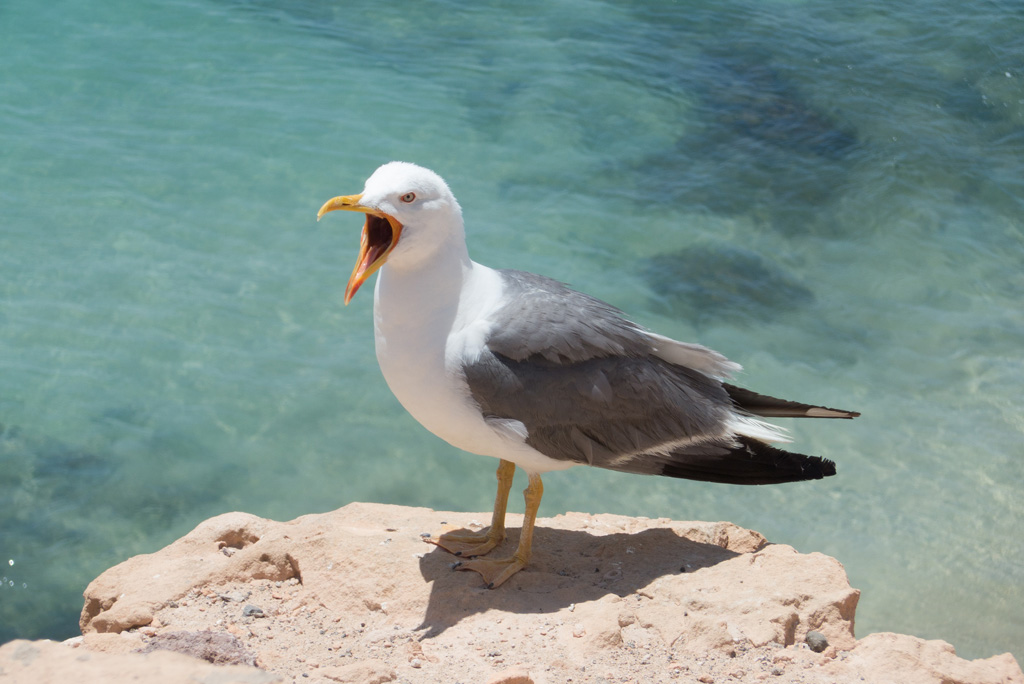
#> input picture data/kamome_PD.jpg, 1024 x 684 px, given in place of kamome_PD.png, which was not available
$ python makenurie.py
#> lines starting #> are read from the running program, lines starting #| are printed output that depends on the picture; after the words box and inside, x2 and y2 are one past the last pixel; in counts of white or black regions, pixels touching at a corner belong together; pictures that were not available may be replaced by others from this repository, and a replacement may not be noted
# coding:utf-8

import sys
import cv2
import numpy as np


def list_equal(a, b, n):
    for i in range(n):
        if a[i] != b[i]:
            return 1
    return 0

#　加工した画像を入力に最終的な塗り絵画像を出力したい
def makenurie(filename):
#> called with filename = './data/kamome_PD.png'
    img_src = cv2.imread(filename, 1)
#> img_src is the input picture: shape (684, 1024, 3); mean B, G, R 143.6, 148.2, 127.1
    print(img_src.shape)
#| (684, 1024, 3)
    width, height, ch = img_src.shape
#> width = 684; height = 1024; ch = 3
    img_dst = np.ones((width, height))*255

    size = tuple(np.array([img_src.shape[1], img_src.shape[0]]))
#> size = (1024, 684)
    matrix = [[1, 0, 1],
                [0, 1, 0]]
    affine_matrix = np.float32(matrix)
    img_left = cv2.warpAffine(img_src, affine_matrix, size, flags=cv2.INTER_LINEAR)
    img_left[:,0,:] = img_src[:,0,:]
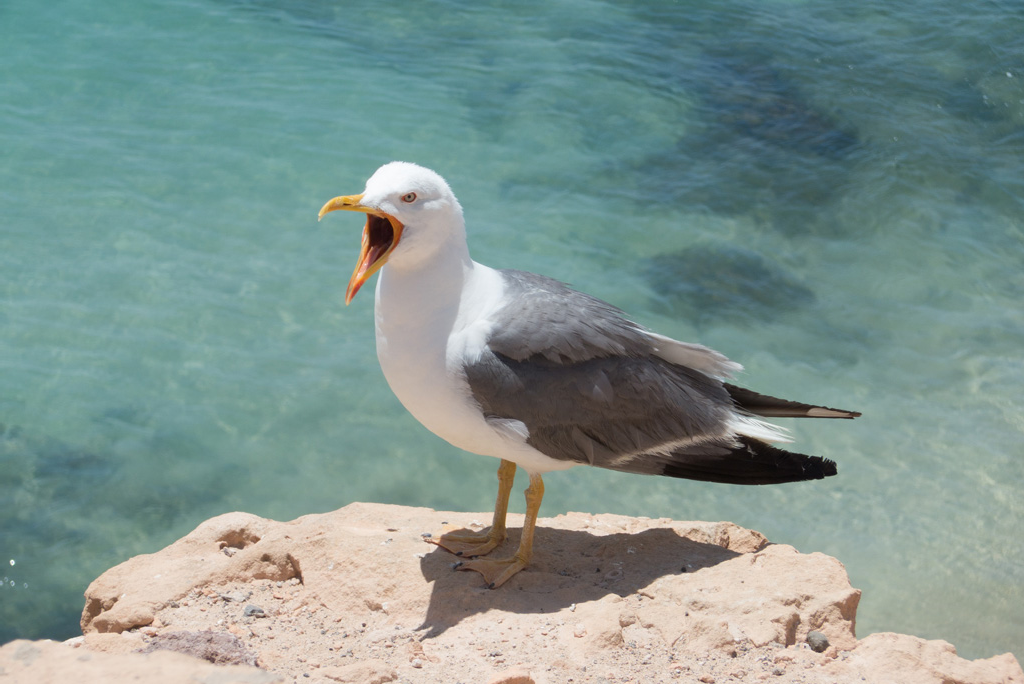
#> img_left: shape (684, 1024, 3); mean B, G, R 143.6, 148.2, 127.1

    matrix = [[1, 0, -1],
                [0, 1, 0]]
    affine_matrix = np.float32(matrix)
    img_right = cv2.warpAffine(img_src, affine_matrix, size, flags=cv2.INTER_LINEAR)
    img_right[:,height-1,:] = img_src[:,height-1,:]
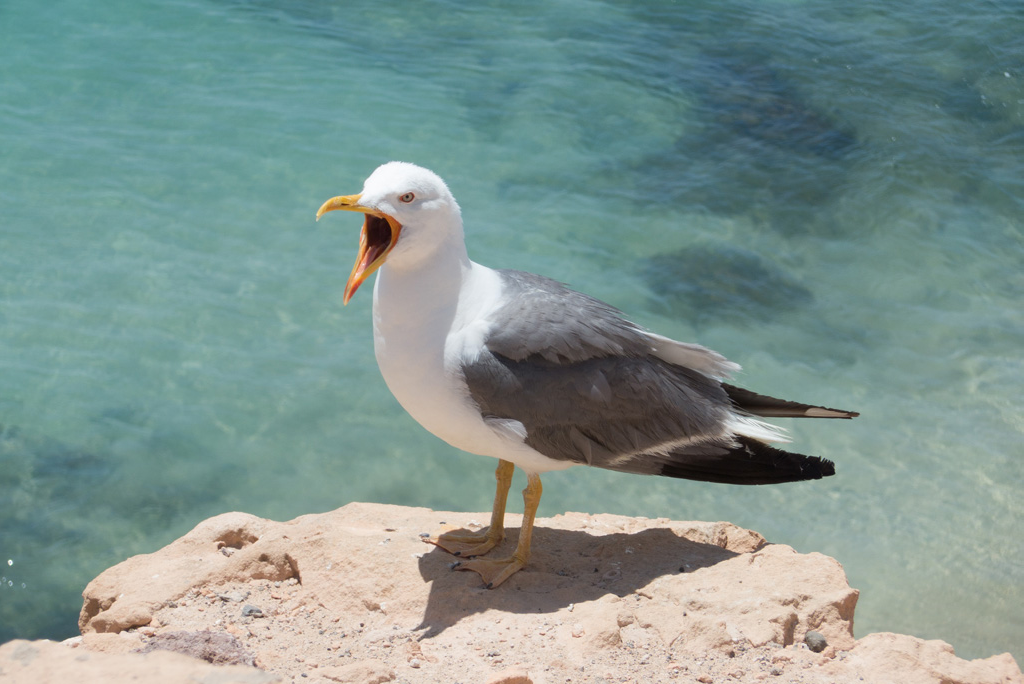
#> img_right: shape (684, 1024, 3); mean B, G, R 143.6, 148.2, 127.1

    matrix = [[1, 0, 0],
                [0, 1, 1]]
    affine_matrix = np.float32(matrix)
    img_top = cv2.warpAffine(img_src, affine_matrix, size, flags=cv2.INTER_LINEAR)
    img_top[0,:,:] = img_src[0,:,:]
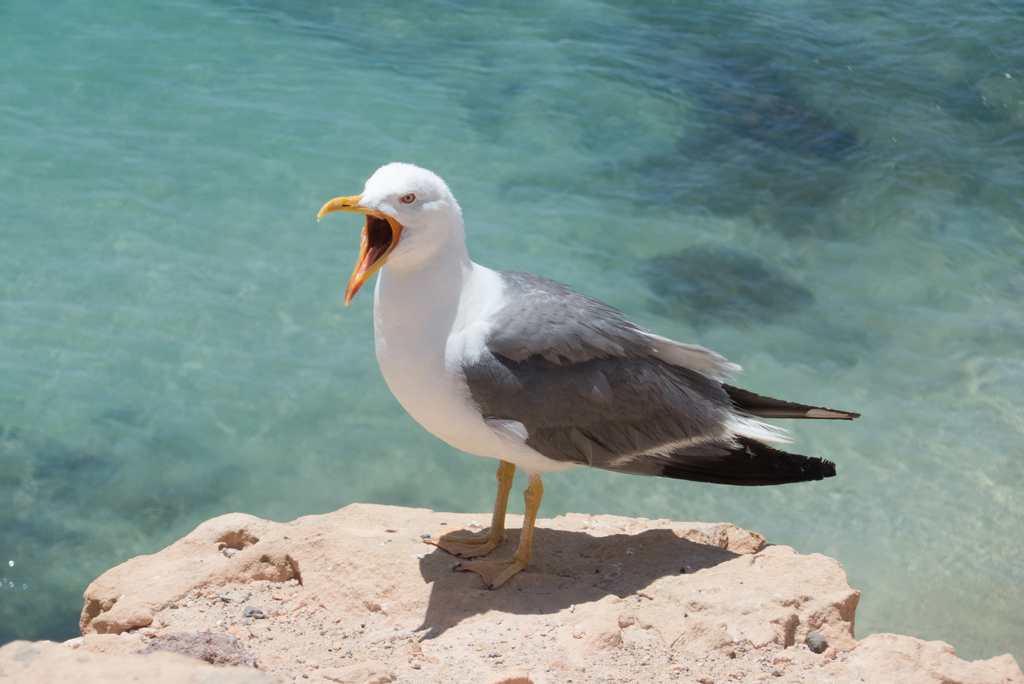
#> img_top: shape (684, 1024, 3); mean B, G, R 143.5, 148.1, 126.9
    matrix = [[1, 0, 0],
                [0, 1, -1]]
    affine_matrix = np.float32(matrix)
    img_bot = cv2.warpAffine(img_src, affine_matrix, size, flags=cv2.INTER_LINEAR)
    img_bot[width-1,:,:] = img_src[width-1,:,:]
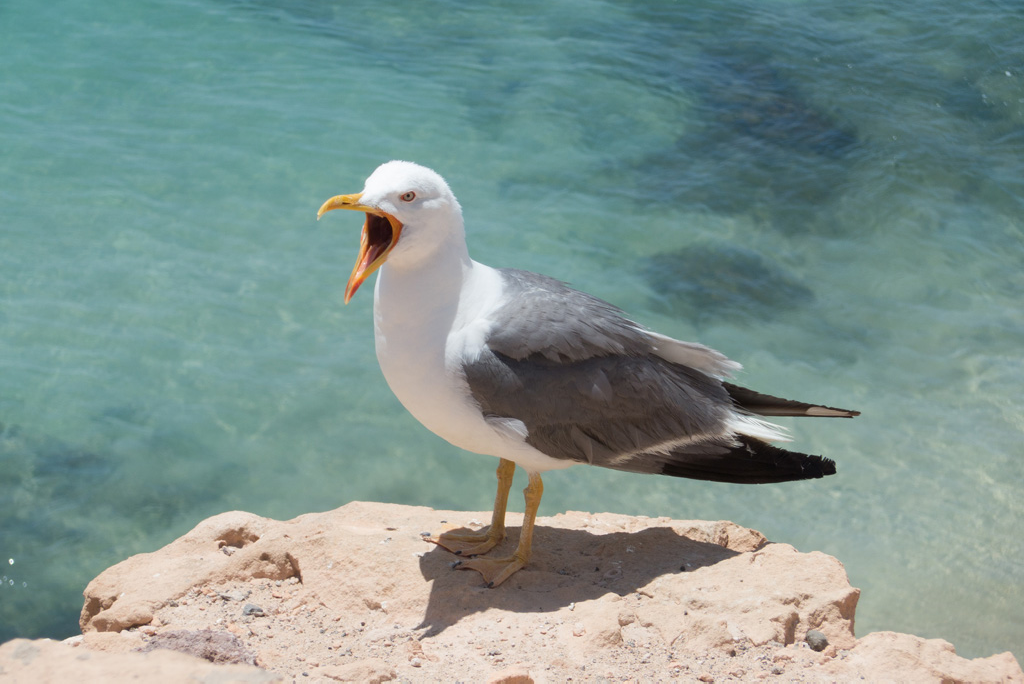
#> img_bot: shape (684, 1024, 3); mean B, G, R 143.7, 148.3, 127.3

    img_dst = (np.all((img_src == img_left), axis=2) * np.all((img_src == img_right), axis=2) * np.all((img_src == img_top), axis=2) * np.all((img_src == img_bot), axis=2)).astype(int)
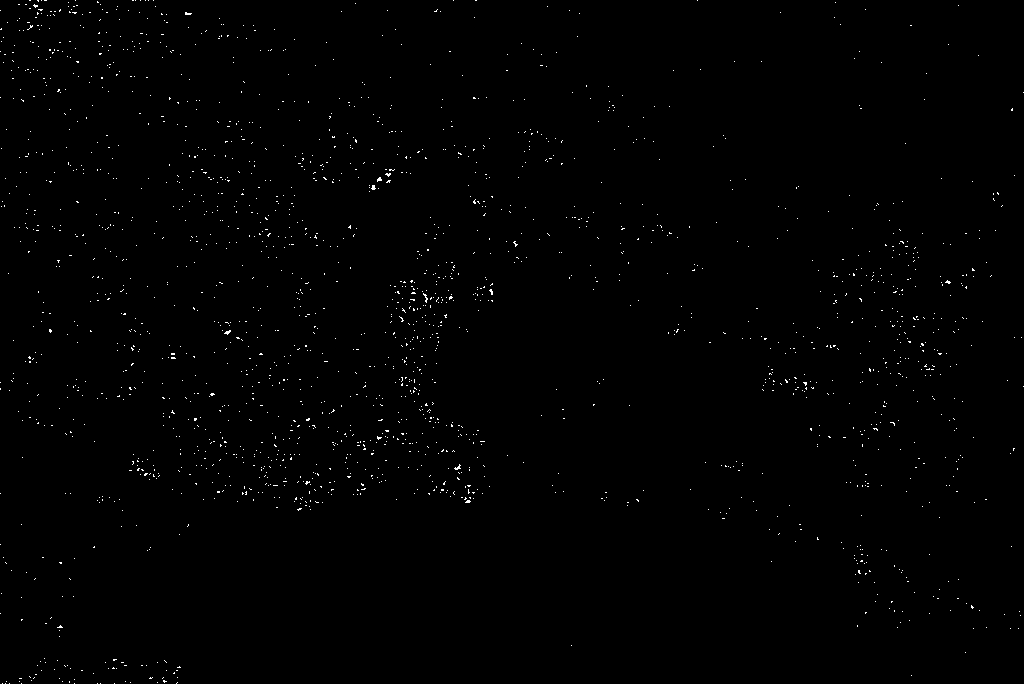
#> img_dst: shape (684, 1024) int64; values 0 (black) and 1 (white), 0.52% white in thin lines or dots
    print(img_dst)
#> (printed output is left out)
    # [39 lines of commented-out code are left out]


    cv2.imshow("figure", img_dst)
    cv2.waitKey(0)
    cv2.destroyAllWindows()
    # cv2.imwrite("./data/hiyoko_nurie_morphology.png", img_dst)

if __name__ == "__main__":
    filename = "./data/kamome_PD.png"
    makenurie(filename)

$ run again, with data/blue-tit.jpg copied over data/kamome_PD.jpg
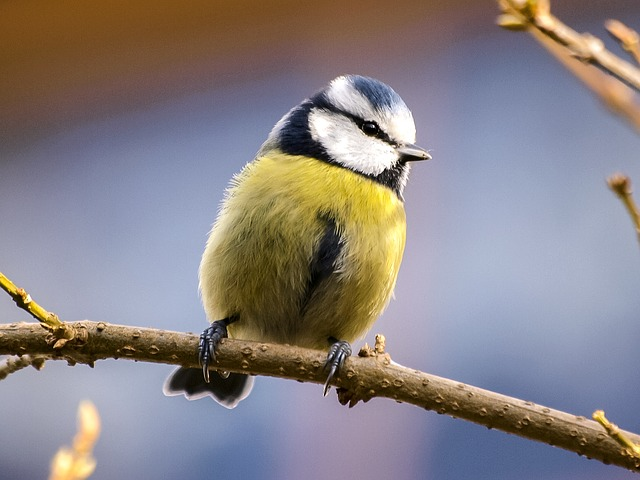
#> input picture data/blue-tit.jpg, 640 x 480 px, given in place of kamome_PD.png, which was not available
#> in makenurie, img_src is the input picture: shape (480, 640, 3); mean B, G, R 132.5, 130.4, 137
#| (480, 640, 3)
#> in makenurie, `img_bot[width-1,:,:] = img_src[width-1,:,:]`:
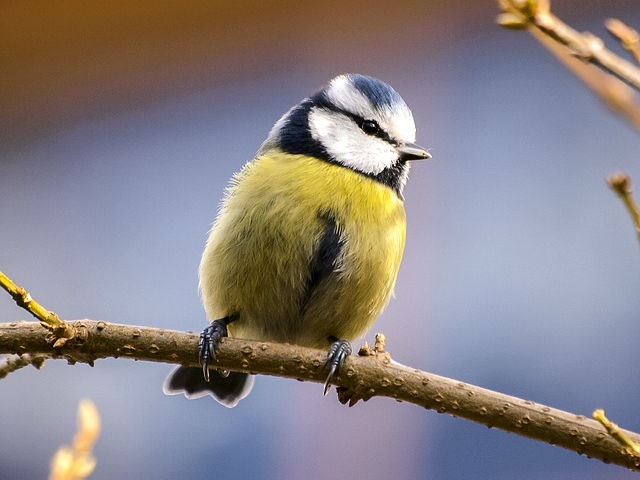
#> img_bot: shape (480, 640, 3); mean B, G, R 132.7, 130.4, 137
#> in makenurie, `img_dst = (np.all((img_src == img_left), axis=2) * np.all((img_src == ..`:
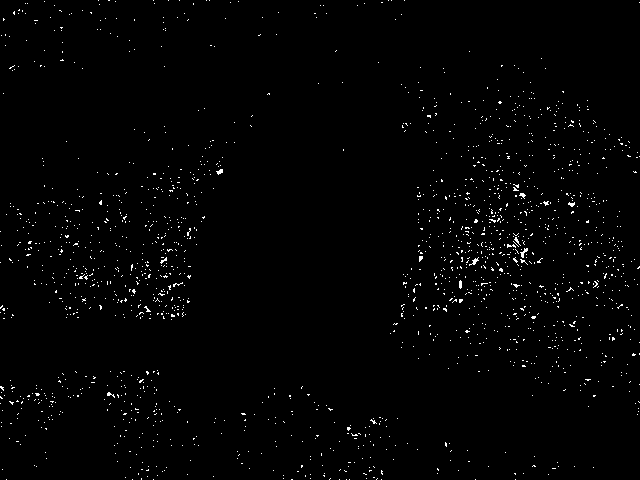
#> img_dst: shape (480, 640) int64; values 0 (black) and 1 (white), 1.2% white in thin lines or dots
#> (printed output is left out)

$ run again, with data/hiyoko_PD.jpg copied over data/kamome_PD.jpg
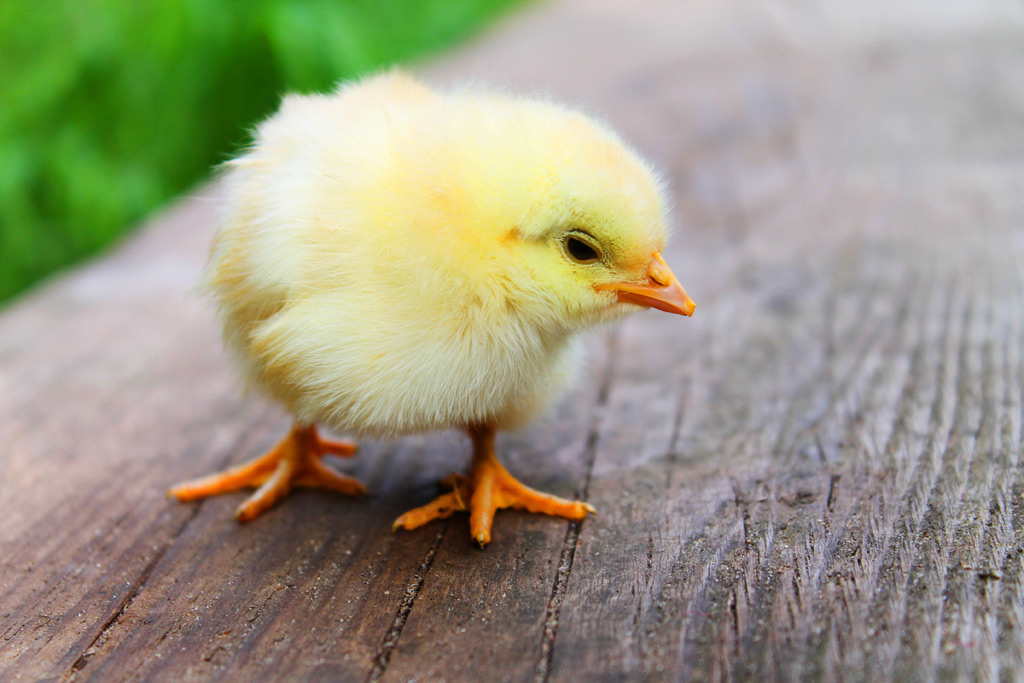
#> input picture data/hiyoko_PD.jpg, 1024 x 683 px, given in place of kamome_PD.png, which was not available
#> in makenurie, img_src is the input picture: shape (683, 1024, 3); mean B, G, R 130.8, 153.1, 154.9
#| (683, 1024, 3)
#> in makenurie, `img_bot[width-1,:,:] = img_src[width-1,:,:]`:
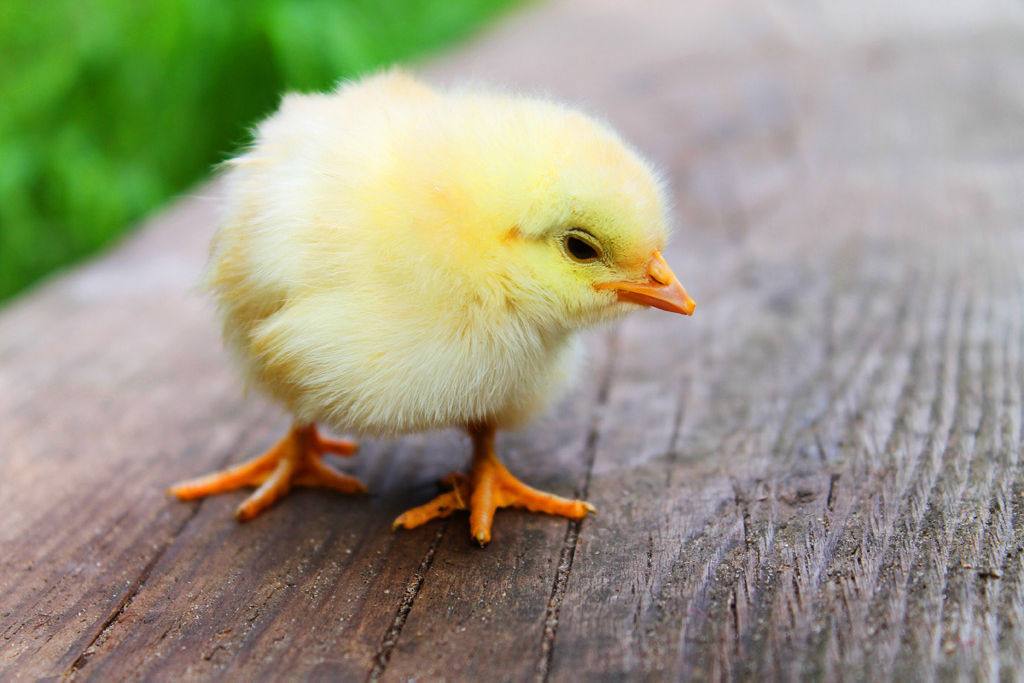
#> img_bot: shape (683, 1024, 3); mean B, G, R 130.8, 153, 154.9
#> in makenurie, `img_dst = (np.all((img_src == img_left), axis=2) * np.all((img_src == ..`:
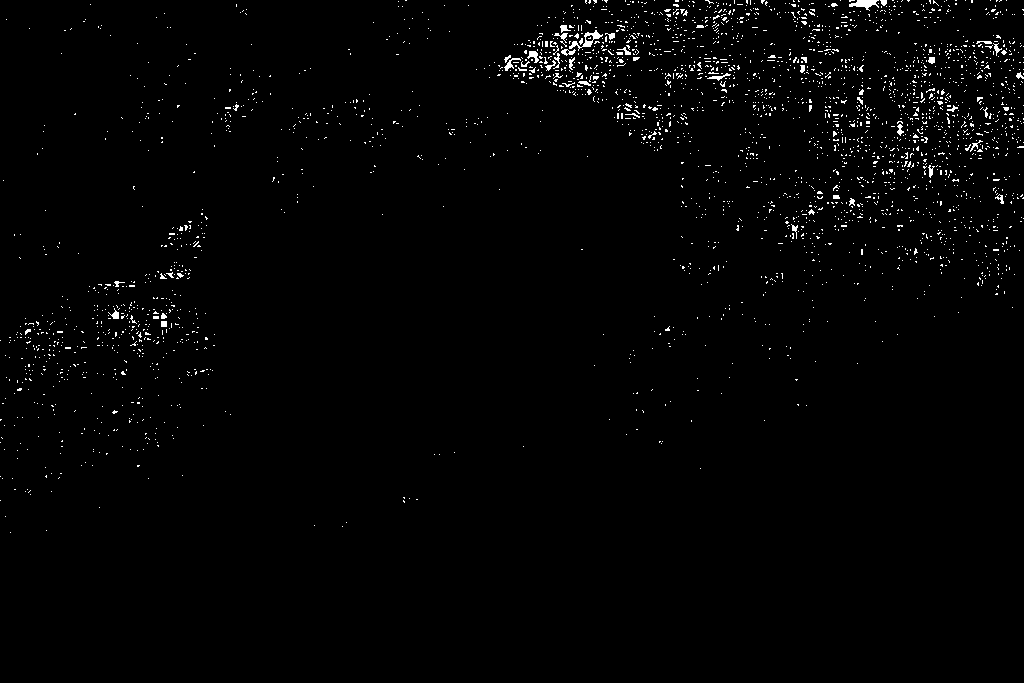
#> img_dst: shape (683, 1024) int64; values 0 (black) and 1 (white), 1.4% white in thin lines or dots, all inside (x1, y1, x2, y2) = (0, 0, 1024, 533)
#> (printed output is left out)
